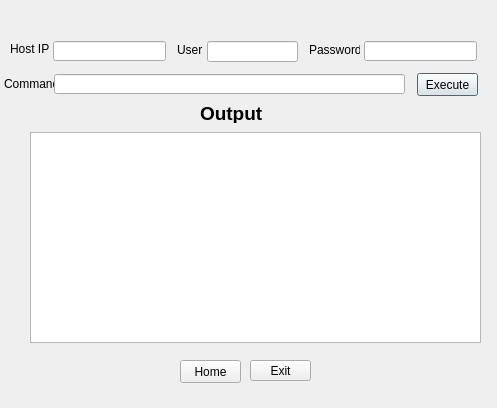
<?xml version="1.0" encoding="UTF-8"?>
<ui version="4.0">
 <class>Dialog</class>
 <widget class="QDialog" name="Dialog">
  <property name="geometry">
   <rect>
    <x>0</x>
    <y>0</y>
    <width>497</width>
    <height>408</height>
   </rect>
  </property>
  <property name="windowTitle">
   <string>Dialog</string>
  </property>
  <widget class="QLabel" name="label_3">
   <property name="geometry">
    <rect>
     <x>309</x>
     <y>39</y>
     <width>51</width>
     <height>21</height>
    </rect>
   </property>
   <property name="text">
    <string>Password</string>
   </property>
  </widget>
  <widget class="QPushButton" name="btnExe">
   <property name="geometry">
    <rect>
     <x>417</x>
     <y>73</y>
     <width>61</width>
     <height>23</height>
    </rect>
   </property>
   <property name="text">
    <string>Execute</string>
   </property>
  </widget>
  <widget class="QLineEdit" name="usr">
   <property name="geometry">
    <rect>
     <x>207</x>
     <y>41</y>
     <width>91</width>
     <height>21</height>
    </rect>
   </property>
   <property name="styleSheet">
    <string notr="true">font: 10pt &quot;MS Shell Dlg 2&quot;;</string>
   </property>
  </widget>
  <widget class="QLabel" name="label">
   <property name="geometry">
    <rect>
     <x>10</x>
     <y>33</y>
     <width>47</width>
     <height>31</height>
    </rect>
   </property>
   <property name="text">
    <string>Host IP</string>
   </property>
  </widget>
  <widget class="QLabel" name="label_4">
   <property name="geometry">
    <rect>
     <x>4</x>
     <y>73</y>
     <width>51</width>
     <height>21</height>
    </rect>
   </property>
   <property name="text">
    <string>Command</string>
   </property>
  </widget>
  <widget class="QPushButton" name="btnExit">
   <property name="geometry">
    <rect>
     <x>250</x>
     <y>360</y>
     <width>61</width>
     <height>21</height>
    </rect>
   </property>
   <property name="text">
    <string>Exit</string>
   </property>
  </widget>
  <widget class="QTextBrowser" name="display">
   <property name="geometry">
    <rect>
     <x>30</x>
     <y>132</y>
     <width>451</width>
     <height>211</height>
    </rect>
   </property>
  </widget>
  <widget class="QLineEdit" name="hostIp">
   <property name="geometry">
    <rect>
     <x>53</x>
     <y>41</y>
     <width>113</width>
     <height>20</height>
    </rect>
   </property>
   <property name="styleSheet">
    <string notr="true">font: 10pt &quot;MS Shell Dlg 2&quot;;</string>
   </property>
  </widget>
  <widget class="QLabel" name="label_2">
   <property name="geometry">
    <rect>
     <x>177</x>
     <y>39</y>
     <width>31</width>
     <height>21</height>
    </rect>
   </property>
   <property name="text">
    <string>User</string>
   </property>
  </widget>
  <widget class="QLineEdit" name="cmdLine">
   <property name="geometry">
    <rect>
     <x>54</x>
     <y>74</y>
     <width>351</width>
     <height>20</height>
    </rect>
   </property>
  </widget>
  <widget class="QLabel" name="label_5">
   <property name="geometry">
    <rect>
     <x>200</x>
     <y>102</y>
     <width>81</width>
     <height>21</height>
    </rect>
   </property>
   <property name="text">
    <string>&lt;html&gt;&lt;head/&gt;&lt;body&gt;&lt;p&gt;&lt;span style=&quot; font-size:14pt; font-weight:600;&quot;&gt;Output&lt;/span&gt;&lt;/p&gt;&lt;/body&gt;&lt;/html&gt;</string>
   </property>
  </widget>
  <widget class="QLineEdit" name="passwd">
   <property name="geometry">
    <rect>
     <x>364</x>
     <y>41</y>
     <width>113</width>
     <height>20</height>
    </rect>
   </property>
   <property name="echoMode">
    <enum>QLineEdit::Password</enum>
   </property>
  </widget>
  <widget class="QPushButton" name="btnHome">
   <property name="geometry">
    <rect>
     <x>180</x>
     <y>360</y>
     <width>61</width>
     <height>23</height>
    </rect>
   </property>
   <property name="text">
    <string>Home</string>
   </property>
  </widget>
 </widget>
 <resources/>
 <connections/>
</ui>
